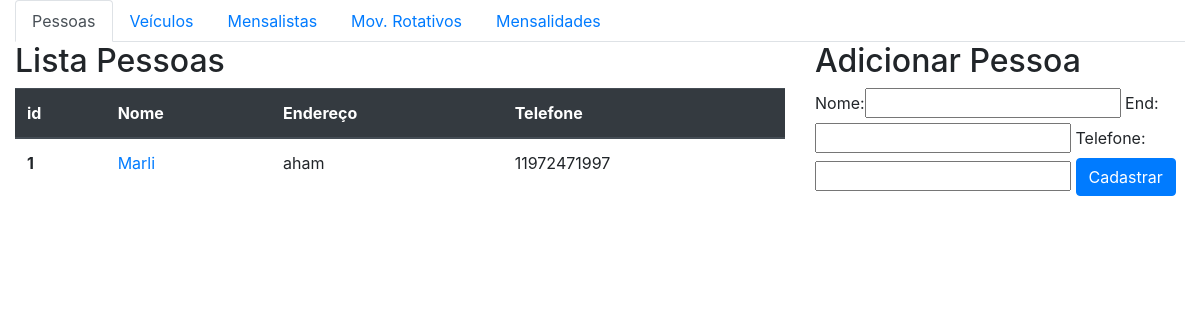
The page /core/pessoas/ on the database as committed earlier.
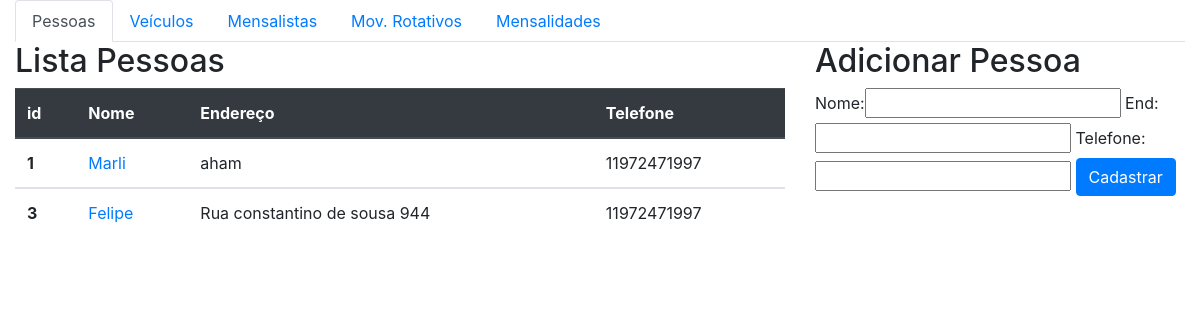
The same page on the database as committed later.
### core/models.py (models this page shows, shortened)
class pessoa(models.Model):
    nome = models.CharField(max_length=100)
    end = models.CharField(max_length=200)
    telefone = models.CharField(max_length=200)

### core/views.py (the view)
def lista_pessoas(request):
    pessoas = pessoa.objects.all()
    form= PessoaForm()
    data= {'pessoas': pessoas, 'form':form}
    return render(request, 'core/lista_pessoas.html', data)

### core/forms.py
class PessoaForm(ModelForm):
    class Meta:
        model = pessoa
        fields = '__all__'

### core/templates/core/lista_pessoas.html (shortened to what this page needs)
<!DOCTYPE html>
{% extends 'base.html' %}
{% block main %}
{% load bootstrap %}
<html lang="en">
<head>
</head>
<body>
<ul class="nav nav-tabs">
    <li class="nav-item">
        <a class="nav-link active" href="{% url 'core_lista_pessoas' %}">Pessoas</a>
    </li>
    <li class="nav-item">
        <a class="nav-link" href="{% url 'core_lista_veiculos' %}">Veículos</a>
    </li>
    <li class="nav-item">
        <a class="nav-link" href="{% url 'core_lista_mensalistas' %}">Mensalistas</a>
    </li>
    <li class="nav-item">
        <a class="nav-link" href="{% url 'core_lista_movrot' %}">Mov. Rotativos</a>
    </li>
    <li class="nav-item">
        <a class="nav-link" href="{% url 'core_lista_movmen' %}">Mensalidades</a>
    </li>
</ul>
<div class="row">
    <div class="col-sm-8">
        <h2>Lista Pessoas</h2>
        <table class="table">
          <thead class="thead-dark">
            <tr>
              <th scope="col">id</th>
              <th scope="col">Nome</th>
              <th scope="col">Endereço</th>
              <th scope="col">Telefone</th>
            </tr>
          </thead>
          {% for pessoa in pessoas%}
          <tbody>
            <tr>
              <th scope="row">{{pessoa.id}}</th>
              <td><a href="{% url 'core_pessoa_update' pessoa.id%}">{{pessoa.nome}}</a></td>
              <td>{{pessoa.end}}</td>
              <td>{{pessoa.telefone}}</td>
            </tr>
          </tbody>
          {% endfor %}
        </table>
    </div>
    <div class="col-sm-4">
        <h2>Adicionar Pessoa</h2>
        <form action="{% url 'core_pessoa_novo'%} " method="POST">
            {{ form|bootstrap }}
            <button class="btn btn-primary" type="submit"> Cadastrar </button>
        </form>
    </div>
</div>
{% endblock %}

Rows that differ between the two databases and show on the page:
added pessoa: id "3", nome "Felipe", end "Rua constantino de sousa 944", telefone "11972471997"
